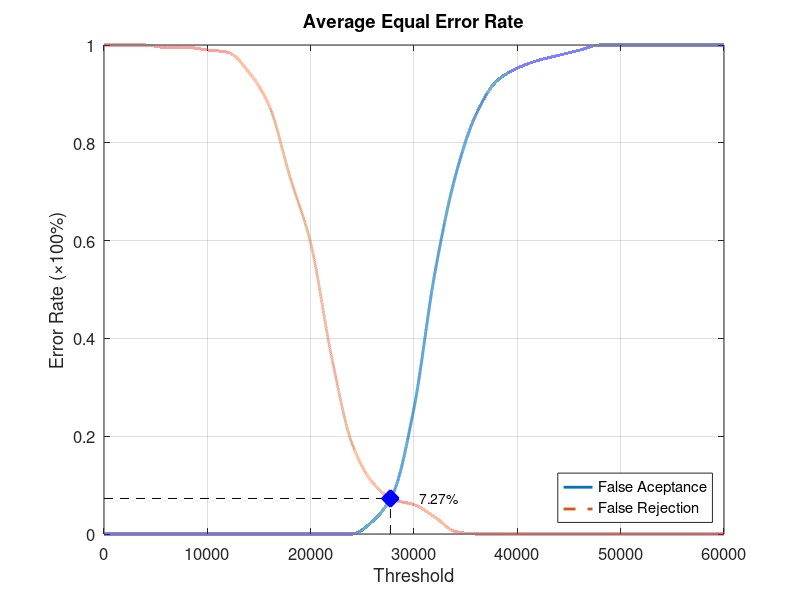
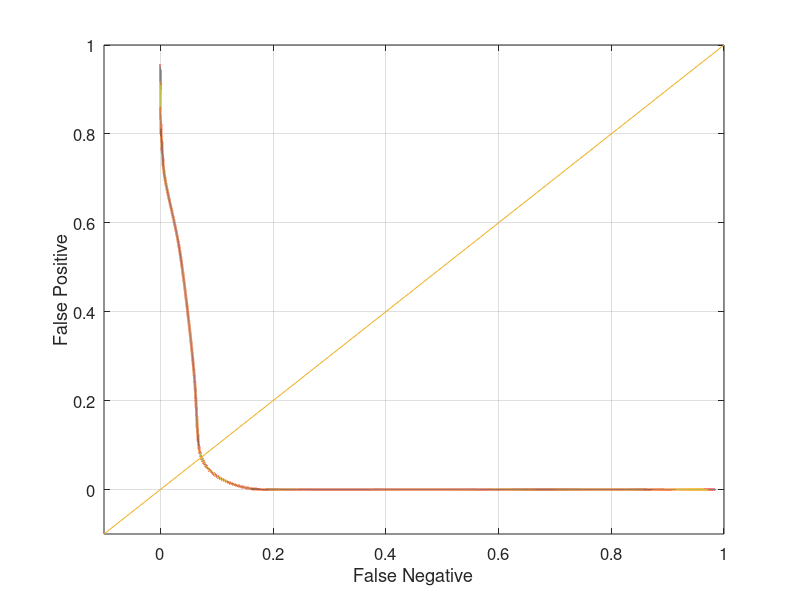

Write MATLAB code to recreate these figures, in order.
function yEER = Database2_3
close all;
clear;
clc;
x = 0:2000:60000;
xq = 0:0.5:60000;

y0 = [0 0 0 0 0 0 0 0 0 0 0 0 0 0.0263158 0.0842105 0.257895 0.531579 0.731579 0.857895 0.926316 0.952632 0.968421 0.978947 0.989474 1 1 1 1 1 1 1];
yy0 = interp1(x, y0, xq, 'pchip');
y1 = [1 1 1 0.995 0.995 0.99 0.985 0.945 0.875 0.73 0.595 0.365 0.185 0.105 0.07 0.06 0.035 0.005 0 0 0 0 0 0 0 0 0 0 0 0 0];
yy1 = interp1(x, y1, xq, 'pchip');

% Calculating EER: 
y2 = abs(y0 - y1);
find(y2 == min(y2))
yy2 = abs(yy0 - yy1);
xEER = find(yy2 == min(yy2));
xEERIndex = xq(xEER) % X-axis EER
yEER = yy0(xEER) % Y-axis EER

main = figure
plot(xq, yy0,'-','LineWidth', 2);	hold on
plot(xq, yy1,'--','LineWidth', 2);	hold on
plot([xEERIndex xEERIndex], [0 yEER], 'k--');	hold on
plot([0 xEERIndex], [yEER yEER], 'k--');	hold on
plot(xEERIndex, yEER, 'bx', 'LineWidth', 10);	hold on
text(xEERIndex + 10 * xEERIndex / 100, yEER, [num2str(round((10000 * yEER)) / 100) '%'])
legend('False Aceptance', 'False Rejection', 'Location', 'SouthEast')
xlabel('Threshold')
ylabel('Error Rate (\times100%)')
title('Average Equal Error Rate')
set(gca, 'FontSize', 12)
axis([0 60000 0 1])
grid on

print(main, 'Database2_3Main', '-dpng');
FNRxFPR = figure('Color', [1 1 1]);
plot(yy1, yy0, '-', yy1, yy0, 'LineWidth', 2);
hold on
y = -0.1:0.1:1
plot(y, y); 
set(gca, 'FontSize', 12)
xlabel('False Negative')
ylabel('False Positive')
axis([-0.1 1 -0.1 1])
set(gca, 'FontSize', 12)
grid on

print(FNRxFPR, 'Database2_3FNRxFPR','-dpng');
end
